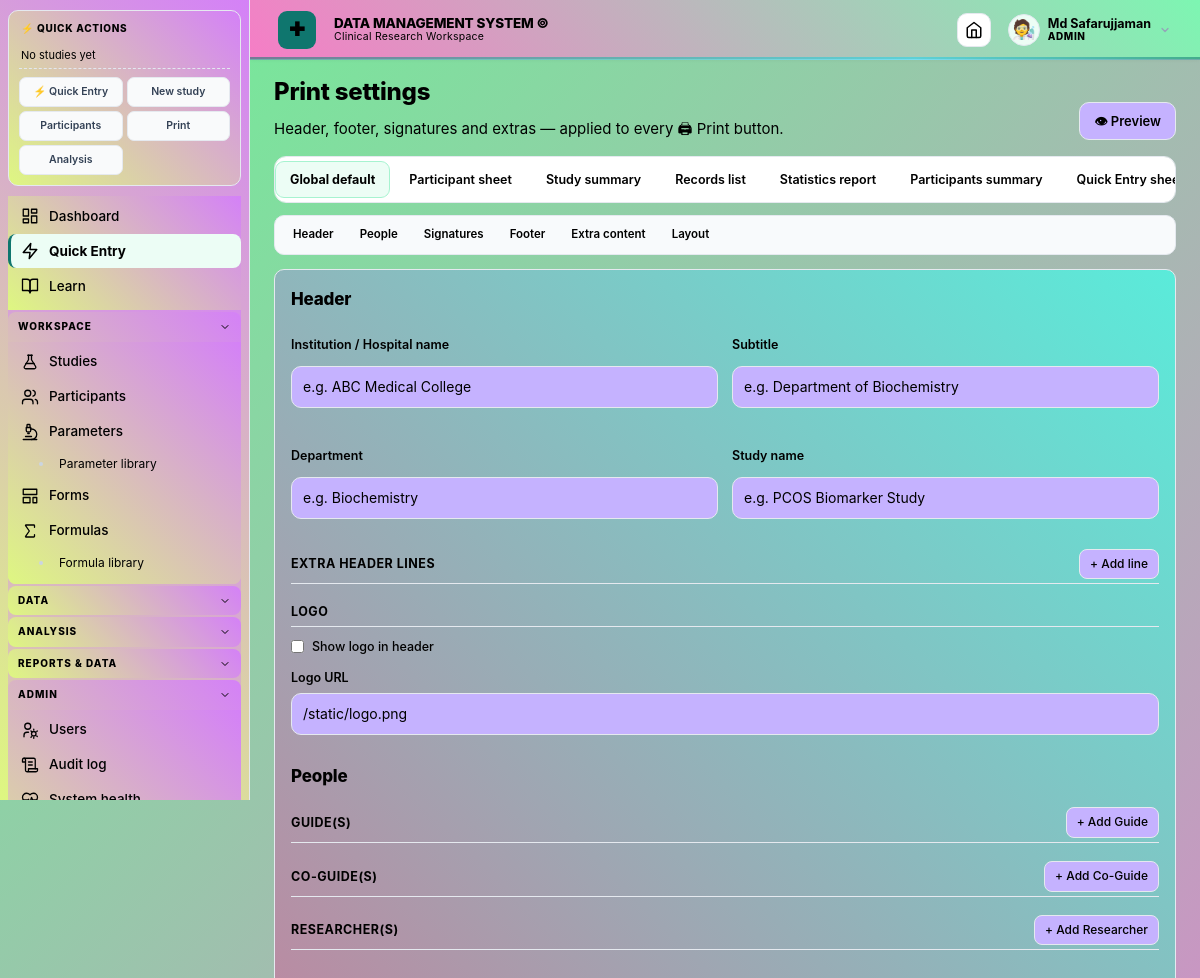
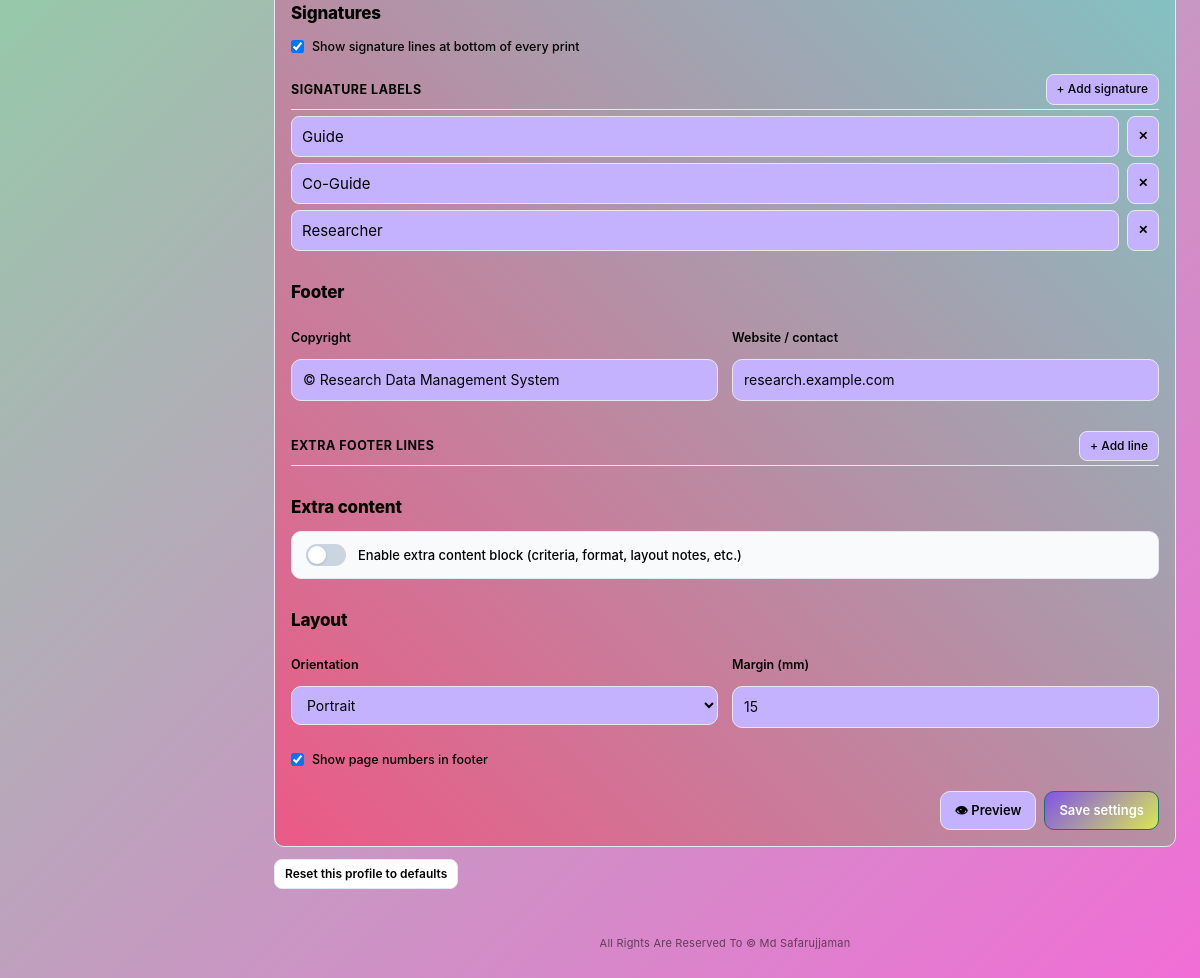
The app's page /print/settings (signed in) with its own data (2 pictures, top to bottom).
### tables this page shows
CREATE TABLE settings(
    key   TEXT PRIMARY KEY,
    value TEXT NOT NULL
);

CREATE TABLE users(
    id            INTEGER PRIMARY KEY AUTOINCREMENT,
    username      TEXT UNIQUE NOT NULL,
    password_hash TEXT NOT NULL,
    role          TEXT NOT NULL CHECK(role IN ('ADMIN','RESEARCHER','VIEWER')),
    active        INTEGER NOT NULL DEFAULT 1,
    created_at    TEXT NOT NULL DEFAULT CURRENT_TIMESTAMP,
    last_login    TEXT,
    avatar_type   TEXT DEFAULT 'initials',
    avatar_value  TEXT DEFAULT '',
    avatar_style  TEXT DEFAULT '',
    totp_secret   TEXT DEFAULT '',
    totp_enabled  INTEGER DEFAULT 0,
    totp_backup_codes TEXT DEFAULT '',
    display_name  TEXT DEFAULT '',
    email         TEXT DEFAULT '',
    must_change_password INTEGER DEFAULT 0
);

### step7_routes.py (the view, shortened to what this page needs)
    @app.route("/print/settings", methods=["GET", "POST"])
    @role_required("ADMIN")
    def print_settings():
        profile = request.args.get("profile", "default")
        if profile not in CONTEXTS:
            profile = "default"
        return render_template("print_settings.html",
                               cfg=get_profile(profile),
                               profile=profile,
                               contexts=CONTEXTS,
                               profiles=list_profiles())

### app.py (called while the page is built, shortened)
@app.context_processor
def inject_globals():
    rt = get_runtime()
    return {
        "app_name":     setting("app_name", APP_NAME),
        "app_tagline":  setting("app_tagline", APP_TAGLINE),
        "institution":  setting("institution", ""),
        "app_settings": settings_dict(),
        "rt":           rt,                # ← runtime settings
        "palette":      PALETTE,
        "roles":        ROLES,
        "data_types":   DATA_TYPES,
        "now":          datetime.now(),
        "current_user": getattr(g, "user", None),
    }

@app.before_request
def load_user():
    g.user = None
    uid = session.get("user_id")
    if uid:
        row = one("SELECT id,username,display_name,role,active,avatar_type,avatar_value,avatar_style FROM users WHERE id=? AND active=1", (uid,))
        if row:
            sess_tok = session.get("_sess_tok")
            g.user = row
        else:
            session.clear()

@app.before_request
def require_login():
    ep = request.endpoint
    if not ep or ep in PUBLIC: return None
    if not g.user:
        return redirect(url_for("login", next=request.path))
    return None

def csrf_token():
    tok = session.get("_csrf")
    if not tok:
        tok = secrets.token_urlsafe(32)
        session["_csrf"] = tok
    return tok

def recent_studies_for_sidebar(limit=3):
    try:
        from database import query
        return query("""SELECT id, study_code, title
                       FROM studies WHERE archived = 0
                       ORDER BY id DESC LIMIT ?""", (limit,))
    except Exception:
        return []

def display_name_of(user):
    if not user:
        return ""
    try:
        dn = user["display_name"]
        if dn:
            return dn
    except (KeyError, IndexError, TypeError):
        pass
    try:
        return user["username"]
    except (KeyError, IndexError, TypeError):
        return ""

@app.context_processor
def _cache_buster():
    import time
    return {"_cb": str(int(time.time() // 10))}

@app.before_request
def enforce_roles():
    if not getattr(g, "user", None):
        return None
    ep = request.endpoint or ""
    if not ep:
        return None
    if ep in PUBLIC:
        return None
    role = g.user["role"]
    if role == "ADMIN":
        return None
    if ep in ADMIN_ONLY_ENDPOINTS:
        abort(403)
    if role == "VIEWER" and ep not in VIEWER_ALLOWED_ENDPOINTS:
        abort(403)
    return None

### templates/print_settings.html (shortened to what this page needs)
{% extends "base.html" %}
{% block content %}
<div class="pagehead">
  <div>
    <h1>Print settings</h1>
    <p>Header, footer, signatures and extras — applied to every 🖨 Print button.</p>
  </div>
  <a class="btn" href="{{ url_for('print_preview', profile=profile) }}" target="_blank">👁 Preview</a>
</div>
<div class="ps-tabs">
  {% for key, label in contexts.items() %}
  <a href="?profile={{ key }}" class="{% if key == profile %}active{% endif %}">{{ label }}</a>
  {% endfor %}
</div><div class="ps-section-nav">
  <a href="#s-header">Header</a>
  <a href="#s-people">People</a>
  <a href="#s-signatures">Signatures</a>
  <a href="#s-footer">Footer</a>
  <a href="#s-extra">Extra content</a>
  <a href="#s-layout">Layout</a>
</div>
<form method="post" class="card">
  <h2 id="s-header">Header</h2>
  <div class="form-grid">
    <label>Institution / Hospital name
      <input name="institution" value="{{ cfg.institution }}" placeholder="e.g. ABC Medical College">
    </label>
    <label>Subtitle
      <input name="subtitle" value="{{ cfg.subtitle }}" placeholder="e.g. Department of Biochemistry">
    </label>
    <label>Department
      <input name="department" value="{{ cfg.department }}" placeholder="e.g. Biochemistry">
    </label>
    <label>Study name
      <input name="study_name" value="{{ cfg.study_name }}" placeholder="e.g. PCOS Biomarker Study">
    </label>
  </div>
  <h3 class="sub">Extra header lines <button type="button" class="btn sm" onclick="addRow('header-lines','header_line')">+ Add line</button></h3>
  <h3 class="sub">Logo</h3>
  <label class="check">
    <input type="checkbox" name="show_logo" {% if cfg.show_logo %}checked{% endif %}>
    <span>Show logo in header</span>
  </label>
  <label>Logo URL
    <input name="logo_url" value="{{ cfg.logo_url }}" placeholder="/static/logo.png">
  </label>
  <h2 id="s-people" style="margin-top:28px">People</h2>
  <h3 class="sub">Guide(s) <button type="button" class="btn sm" onclick="addRow('guides','guide')">+ Add Guide</button></h3>
  <h3 class="sub">Co-Guide(s) <button type="button" class="btn sm" onclick="addRow('coguides','coguide')">+ Add Co-Guide</button></h3>
  <h3 class="sub">Researcher(s) <button type="button" class="btn sm" onclick="addRow('researchers','researcher')">+ Add Researcher</button></h3>
  <h2 id="s-signatures" style="margin-top:28px">Signatures</h2>
  <label class="check">
    <input type="checkbox" name="show_signatures" {% if cfg.show_signatures %}checked{% endif %}>
    <span>Show signature lines at bottom of every print</span>
  </label>
  <h3 class="sub">Signature labels <button type="button" class="btn sm" onclick="addRow('signatures','signature')">+ Add signature</button></h3>
  <div id="signatures">
    {% for x in cfg.signatures %}
    <div class="repeat-row"><input name="signature" value="{{ x }}">
      <button type="button" class="btn sm" onclick="this.parentElement.remove()">✕</button></div>
    {% endfor %}
  </div>
  <h2 id="s-footer" style="margin-top:28px">Footer</h2>
  <div class="form-grid">
    <label>Copyright
      <input name="copyright" value="{{ cfg.copyright }}" placeholder="© 2026 Your name">
    </label>
    <label>Website / contact
      <input name="website" value="{{ cfg.website }}" placeholder="research.example.com">
    </label>
  </div>
  <h3 class="sub">Extra footer lines <button type="button" class="btn sm" onclick="addRow('footer-lines','footer_line')">+ Add line</button></h3>
  <h2 id="s-extra" style="margin-top:28px">Extra content</h2>
  <label class="switch-row">
    <span class="switch"></span>
    <span class="switch-label">Enable extra content block (criteria, format, layout notes, etc.)</span>
  </label>
  <h2 id="s-layout" style="margin-top:28px">Layout</h2>
  <div class="form-grid">
    <label>Orientation
      <select name="layout">
        <option value="portrait"  {% if cfg.layout == 'portrait'  %}selected{% endif %}>Portrait</option>
      </select>
    </label>
    <label>Margin (mm)
      <input type="number" name="margin_mm" min="5" max="40" value="{{ cfg.margin_mm }}">
    </label>
  </div>
  <label class="check">
    <input type="checkbox" name="show_page_numbers" {% if cfg.show_page_numbers %}checked{% endif %}>
    <span>Show page numbers in footer</span>
  </label>
  <div class="form-actions" style="margin-top:22px">
    <a class="btn" href="{{ url_for('print_preview', profile=profile) }}" target="_blank">👁 Preview</a>
    <button type="submit" class="btn primary">Save settings</button>
  </div>
</form>
<form method="post" action="{{ url_for('print_reset', profile=profile) }}"
      onsubmit="return confirm('Reset this profile to defaults?')" style="margin-top:12px">
  <button class="btn danger sm">Reset this profile to defaults</button>
</form>
{% endblock %}

### templates/base.html (shortened to what this page needs)
<!doctype html>
<html lang="en">
<head>
<link rel="stylesheet" href="{{ url_for('static', filename='css/pro.css') }}">
<link rel="stylesheet" href="{{ url_for('static', filename='css/fonts.css') }}">
{% set _fc = app_settings.get('ui_font_class','') %}
</head>
<body class="{{ app_settings.get('ui_font_class','') }}">
{% from "_avatar.html" import site_logo, user_avatar %}
{% from "_icons.html" import icon %}
<div class="shell">
<aside class="sidebar" id="sidebar">
  <div class="quick-panel">
    <div class="quick-head">
      <span class="quick-title">⚡ Quick actions</span>
    </div>
    {% set _studies = recent_studies_for_sidebar() if recent_studies_for_sidebar is defined else [] %}
    {% if _studies %}
    {% for s in _studies %}
    <div class="quick-study">
      <span class="quick-study-code">{{ s.study_code }}</span>
      <div class="quick-study-actions">
        <a href="{{ url_for('participants_list') }}?study_id={{ s.id }}" title="Participants">👥</a>
        <a href="{{ url_for('participant_new') }}" title="Add">➕</a>
        <a href="{{ url_for('print_participants_summary', sid=s.id) }}" target="_blank" title="Print">🖨</a>
        <a href="{{ url_for('export_study', sid=s.id, fmt='xlsx') }}" title="Export">⬇</a>
      </div>
    </div>
    {% endfor %}
    {% else %}
    <div class="quick-empty">No studies yet</div>
    {% endif %}
    <div class="quick-globals">
      <a href="{{ url_for('quick_entry_page') }}" style="background:#ecfdf5;border-color:#a7f3d0;color:#0f766e;font-weight:800">⚡ Quick Entry</a>
      <a href="{{ url_for('study_new') }}">New study</a>
      <a href="{{ url_for('participants_list') }}">Participants</a>
      <a href="{{ url_for('print_hub') }}">Print</a>
      <a href="{{ url_for('analysis_hub') }}">Analysis</a>
    </div>
  </div>
  <nav class="sb-nav">
    <div class="sb-items sb-flat">
      <a href="{{ url_for('dashboard') }}" data-path="/" data-exact="1">
        Dashboard
      </a>
      <a href="{{ url_for('quick_entry_page') }}" data-path="/quick-entry"
         style="background:#ecfdf5;border-left-color:#0f766e;color:#0f766e;font-weight:700">
        Quick Entry
      </a>
      <a href="{{ url_for('learn_home') }}" data-path="/learn">
        Learn
      </a>
    </div>
    {% if current_user and current_user.role in ('ADMIN','RESEARCHER') %}
    <div class="sb-group" data-group="workspace">
      <button type="button" class="sb-group-head">
        <span class="sb-group-label">Workspace</span>
      </button>
      <div class="sb-items">
        <a href="{{ url_for('studies_list') }}" data-path="/studies">
          {{ icon('flask', 18, 'currentColor', 1.75) }} Studies
        </a>
        <a href="{{ url_for('participants_list') }}" data-path="/participants">
          {{ icon('users', 18, 'currentColor', 1.75) }} Participants
        </a>
        <a href="{{ url_for('parameters_list') }}" data-path="/parameters" data-exact="1">
          {{ icon('microscope', 18, 'currentColor', 1.75) }} Parameters
        </a>
        <a href="{{ url_for('parameter_library_page') }}" data-path="/parameters/library" class="sb-sub">
          Parameter library
        </a>
        <a href="{{ url_for('forms_list') }}" data-path="/forms">
          {{ icon('layout-template', 18, 'currentColor', 1.75) }} Forms
        </a>
        <a href="{{ url_for('formulas_list') }}" data-path="/formulas" data-exact="1">
          {{ icon('sigma', 18, 'currentColor', 1.75) }} Formulas
        </a>
        <a href="{{ url_for('formula_library_page') }}" data-path="/formulas/library" class="sb-sub">
          Formula library
        </a>
      </div>
    </div>
    <div class="sb-group" data-group="data">
      <button type="button" class="sb-group-head">
        <span class="sb-group-label">Data</span>
      </button>
    </div>
    <div class="sb-group" data-group="analysis">
      <button type="button" class="sb-group-head">
        <span class="sb-group-label">Analysis</span>
      </button>
    </div>
    <div class="sb-group" data-group="reports">
      <button type="button" class="sb-group-head">
        <span class="sb-group-label">Reports &amp; data</span>
      </button>
    </div>
    {% endif %}
    {% if current_user and current_user.role == 'ADMIN' %}
    <div class="sb-group" data-group="admin">
      <button type="button" class="sb-group-head">
        <span class="sb-group-label">Admin</span>
      </button>
      <div class="sb-items">
        <a href="{{ url_for('users_page') }}" data-path="/users">
          {{ icon('user-cog', 18, 'currentColor', 1.75) }} Users
        </a>
        <a href="{{ url_for('audit_page') }}" data-path="/audit">
          {{ icon('scroll', 18, 'currentColor', 1.75) }} Audit log
        </a>
        <a href="{{ url_for('health_check') }}" data-path="/health">
          {{ icon('heart-pulse', 18, 'currentColor', 1.75) }} System health
        </a>
      </div>
    </div>
    {% endif %}
  </nav>
</aside>
<main>
  <header class="topbar">
    <span class="topbar-logo" aria-hidden="true">
      {{ site_logo(app_settings, 38) }}
    </span>
    <div class="topbar-brand">
      <div class="topbar-title">{{ app_name }}</div>
      <div class="topbar-sub">Clinical Research Workspace</div>
    </div>
    <a class="iconbtn" href="{{ url_for('dashboard') }}" title="Home" id="home-btn">
    </a>
    {% if current_user %}
      <div class="userchip" id="userchip">
        {{ user_avatar(current_user, 32) }}
        <div class="uc-meta">
          <span class="uc-name">{{ display_name_of(current_user) }}</span>
          <span class="uc-role">{{ current_user.role|capitalize }}</span>
        </div>
      </div>
    {% endif %}
  </header>
  <section class="content">
    {% block content %}{% endblock %}
  </section>
  <footer class="appfoot">
    {{ app_settings.get('copyright', '© ' + app_name) }}
  </footer>
</main>
</div>
<link rel="stylesheet" href="/theme.css?v={{ range(1000000, 9999999) | random }}">
</body>
</html>

### templates/_avatar.html (shortened to what this page needs)
{% macro user_avatar(u, size=32, ring=False) %}
{% set s = size|int %}
{% set border = '2px solid #a7f3d0' if ring else '1px solid #e2e8f0' %}
{% if u.avatar_type == 'upload' and u.avatar_value %}
  <img src="{{ url_for('avatar_file', fname=u.avatar_value) }}" alt=""
       style="width:{{ s }}px;height:{{ s }}px;border-radius:50%;object-fit:cover;border:{{ border }};display:inline-block;vertical-align:middle">
{% elif u.avatar_type == 'dicebear' and u.avatar_style %}
  <img src="https://api.dicebear.com/7.x/{{ u.avatar_style }}/svg?seed={{ u.avatar_value or u.username }}"
       alt=""
       style="width:{{ s }}px;height:{{ s }}px;border-radius:50%;object-fit:cover;border:{{ border }};display:inline-block;vertical-align:middle">
{% elif u.avatar_type == 'gif' and u.avatar_value %}
  <img src="{{ u.avatar_value }}" alt=""
       style="width:{{ s }}px;height:{{ s }}px;border-radius:50%;object-fit:cover;border:{{ border }};display:inline-block;vertical-align:middle">
{% elif u.avatar_type == 'emoji' and u.avatar_value %}
  <span style="display:inline-grid;place-items:center;width:{{ s }}px;height:{{ s }}px;
               border-radius:50%;background:#ecfdf5;border:{{ border }};
               font-size:{{ (s * 0.6)|int }}px;line-height:1;
               vertical-align:middle">{{ u.avatar_value }}</span>
{% else %}
  <span style="display:inline-grid;place-items:center;width:{{ s }}px;height:{{ s }}px;
               border-radius:50%;background:var(--primary);color:#fff;
               font-weight:700;font-size:{{ (s * 0.45)|int }}px;
               vertical-align:middle;border:{{ border }}">{{ u.username[0]|upper }}</span>
{% endif %}
{% endmacro %}
{% macro site_logo(settings, size=30) %}
{% set s = size|int %}
{% set logo_url = settings.get('brand_logo_url', '') or '' %}
{% set mark_value = settings.get('brand_mark_value', '✚') or '✚' %}
{% if logo_url and logo_url.strip() %}
  <span class="brandmark" style="display:none;width:{{ s }}px;height:{{ s }}px;
        font-size:{{ (s * 0.5)|int }}px">{{ mark_value }}</span>
{% endif %}
{% endmacro %}

### records on screen
settings: value "DATA MANAGEMENT SYSTEM ©", get "All Rights Are Reserved To © Md Safarujjaman"
users: avatar_value "🧑‍🔬", display_name "Md Safarujjaman", role "ADMIN"

### other values on screen
{{ mark_value }} "✚"
{{ label }} "Global default" "Participant sheet" "Study summary" "Records list" "Statistics report" "Participants summary" "Quick Entry…"
